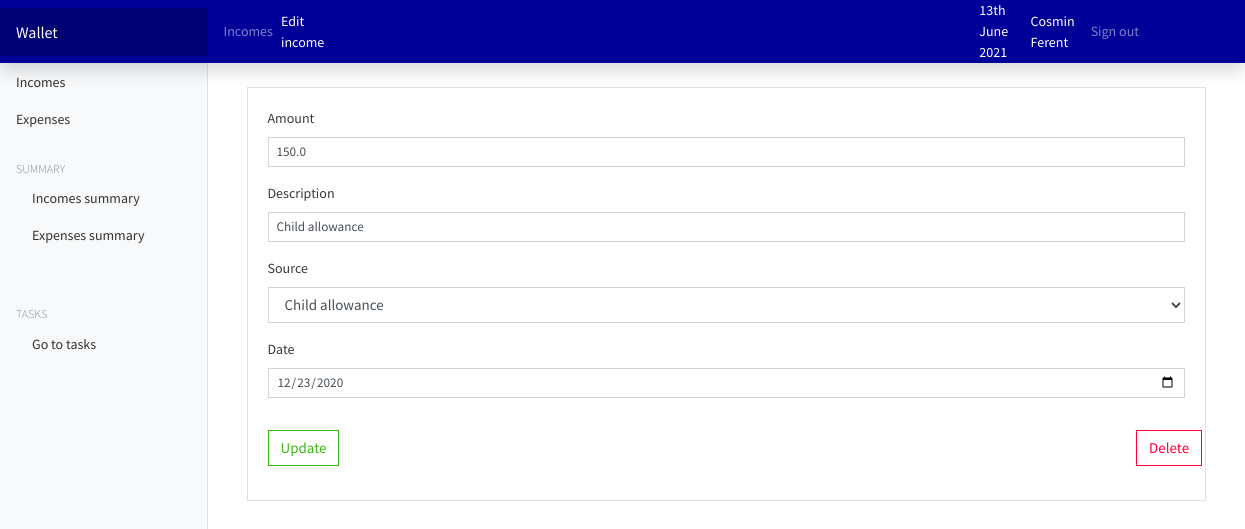
Screenshot of /wallet/edit_income/2 (signed in) with the database file from the repository.
### wallet/models.py (models this page shows, shortened)
class Income(models.Model):
    owner = models.ForeignKey(to=User, on_delete=models.CASCADE)
    source = models.CharField(max_length=250)
    description = models.TextField()
    amount = models.FloatField()
    date = models.DateField(default=now)
    class Meta:
        ordering: ['-date']

### wallet/views.py (the view, shortened to what this page needs)
# urls.py: path('edit_income/<int:id>', views.edit_income, name='edit-income'),
@login_required(login_url='/authentication/login/')
def edit_income(request, id):
    income = Income.objects.get(pk=id)
    sources = Source.objects.all()
    context = {
        'income': income,
        'values': income,
        'sources': sources
    }
    if request.method == 'GET':
        return render(request, 'wallet/edit_income.html', context)

### wallet/templates/wallet/edit_income.html (shortened to what this page needs)
{% extends 'wallet/base.html' %}
        {% block topmenu %}
            <li class="nav-item text-nowrap mr-2"><a class="nav-link" href="{% url 'incomes' %}">Incomes</a></li>
            <li class="breadcrumb-item active" style="color: white;" aria-current="page">Edit income</li>
        {% endblock %}
        {% block content %}
            <div class="container mt-4">
                <div class="card">
                    <div class="card-body">
                        <form action="{% url 'edit-income' income.id %}" method="post">
                            <div class="form-group">
                                <label for="">Amount</label>
                                <input type="number" class="form-control form-control-sm" name="amount" value="{{ values.amount }}">
                            </div>
                            <div class="form-group">
                                <label for="">Description</label>
                                <input type="text" class="form-control form-control-sm" name="description" value="{{ values.description }}">
                            </div>
                            <div class="form-group">
                                <label for="">Source</label>
                                <select class="form-control" name="source">
                                    <option selected name="source" value="{{ values.source }}">
                                            {{ values.source }}
                                    </option>
                                </select>
                            </div>
                            <div class="form-group">
                                <label for="">Date</label>
                                <input type="date" value="{{ values.date|date:'Y-m-d' }}" class="form-control form-control-sm" name="income_date">
                            </div>
                            <div class="row">
                                <div class="col-md-11 mt-3">
                                    <input type="submit" value="Update" class="btn btn-outline-success btn-outline-success-sm">
                                </div>
                                <div class="col-md-1 mt-3">
                                    <a href="{% url 'delete-income' income.id %}" class="btn btn-outline-danger btn-outline-danger-sm">Delete</a>
                                </div>
                            </div>
                         </form>
                    </div>
                </div>
            </div>
        {% endblock %}

### wallet/templates/wallet/base.html (shortened to what this page needs)
{% load static %}
<html lang="en">
    <head>
        <link href="{% static 'wallet/css/bootstrap.min.css' %}" rel="stylesheet">
        <link href="{% static 'wallet/css/main.css' %}" rel="stylesheet">
        <link href="{% static 'wallet/css/dashboard.css' %}" rel="stylesheet">
    </head>
    <body>
        <nav class="navbar navbar-dark sticky-top flex-md-nowrap p-0 shadow" style="background-color: #000099;">
            <a class="navbar-brand col-md-3 col-lg-2 mr-0 px-3" href="{% url 'wallet-home' %}">Wallet</a>
            <ul class="navbar-nav px-3" style="display: flex; flex-direction: row; align-items: center;">
                {% block topmenu %}
                {% endblock %}
                <li style="color: white; padding-right: 20px">{% now "jS F Y" %}</li>
                <li class="" style="color: white;">{{ request.user.get_full_name }}</li>
                <li class="nav-item text-nowrap">
                    <a class="nav-link ml-3" href="{% url 'logout' %}">Sign out</a>
                </li>
            </ul>
        </nav>
        <div class="container-fluid">
            <div class="row">
                {% include 'wallet/partials/_sidebar.html' %}
                <main role="main" class="col-md-9 ml-sm-auto col-lg-10 px-md-4">
                    {% block content %}
                    {% endblock %}
                </main>
            </div>
        </div>
    </body>
</html>

### walletwebsite/static/wallet/css/dashboard.css (style rules this page uses)
body { font-size: .875rem; }
.navbar-brand { padding-top: .75rem; padding-bottom: .75rem; font-size: 1rem; background-color: rgba(0, 0, 0, .25); box-shadow: inset -1px 0 0 rgba(0, 0, 0, .25); }

### rows the page displays
Income: amount "150.0", description "Child allowance", source "Child allowance", income_date "12/23/2020"

### other values shown
{{ request.user.get_full_name }} "Cosmin Ferent"
